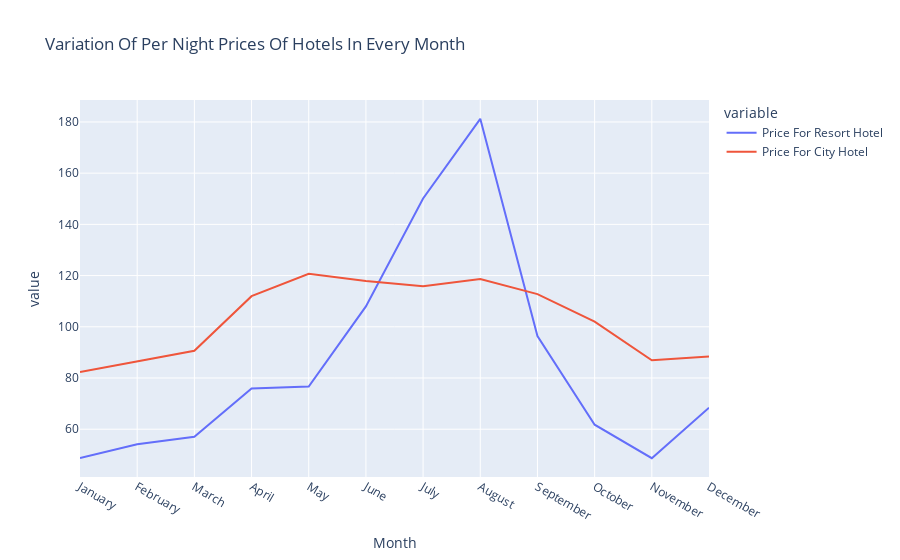

The cell this chart's notebook holds for it:
### Code cell
px.line(final_prices, x = "Month", y = ["Price For Resort Hotel", "Price For City Hotel"], title="Variation Of Per Night Prices Of Hotels In Every Month")

### Figure 1 — Plotly figure (JSON) as saved in the notebook; plotly's stock layout.template omitted (floating-point values rounded to 4 significant figures)
{"data": [{"hovertemplate": "variable=Price For Resort Hotel<br>Month=%{x}<br>value=%{y}<extra></extra>", "legendgroup": "Price For Resort Hotel", "line": {"color": "#636efa", "dash": "solid"}, "marker": {"symbol": "circle"}, "mode": "lines", "name": "Price For Resort Hotel", "orientation": "v", "showlegend": true, "type": "scatter", "x": ["January", "February", "March", "April", "May", "June", "July", "August", "September", "October", "November", "December"], "xaxis": "x", "y": [48.76, 54.15, 57.06, 75.87, 76.66, 108.0, 150.1, 181.2, 96.42, 61.78, 48.71, 68.41], "yaxis": "y"}, {"hovertemplate": "variable=Price For City Hotel<br>Month=%{x}<br>value=%{y}<extra></extra>", "legendgroup": "Price For City Hotel", "line": {"color": "#EF553B", "dash": "solid"}, "marker": {"symbol": "circle"}, "mode": "lines", "name": "Price For City Hotel", "orientation": "v", "showlegend": true, "type": "scatter", "x": ["January", "February", "March", "April", "May", "June", "July", "August", "September", "October", "November", "December"], "xaxis": "x", "y": [82.33, 86.52, 90.66, 112.0, 120.7, 117.9, 115.8, 118.7, 112.8, 102.0, 86.95, 88.4], "yaxis": "y"}], "layout": {"legend": {"title": {"text": "variable"}, "tracegroupgap": 0}, "title": {"text": "Variation Of Per Night Prices Of Hotels In Every Month"}, "xaxis": {"anchor": "y", "domain": [0, 1], "title": {"text": "Month"}}, "yaxis": {"anchor": "x", "domain": [0, 1], "title": {"text": "value"}}}}
